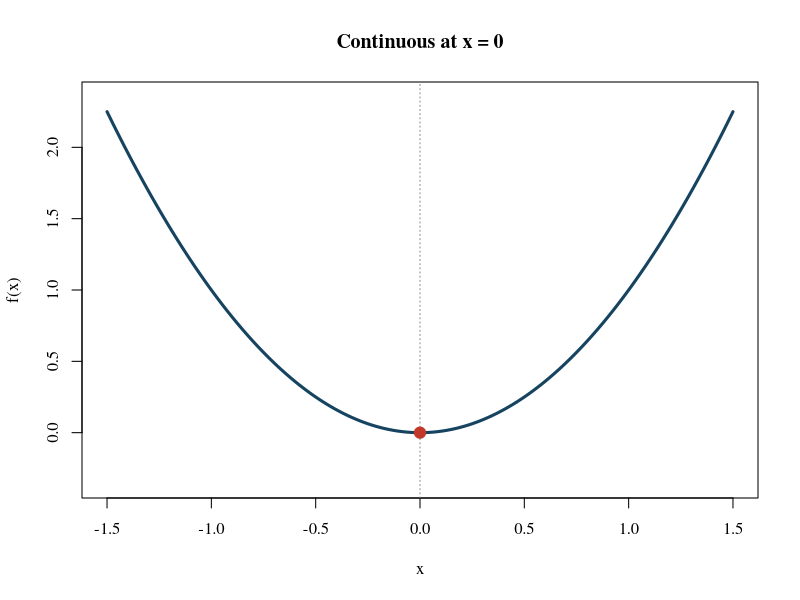
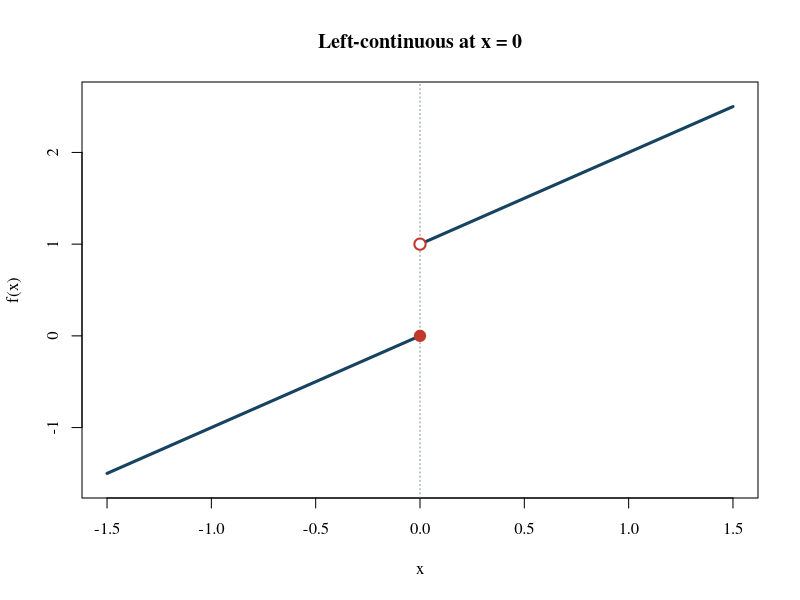
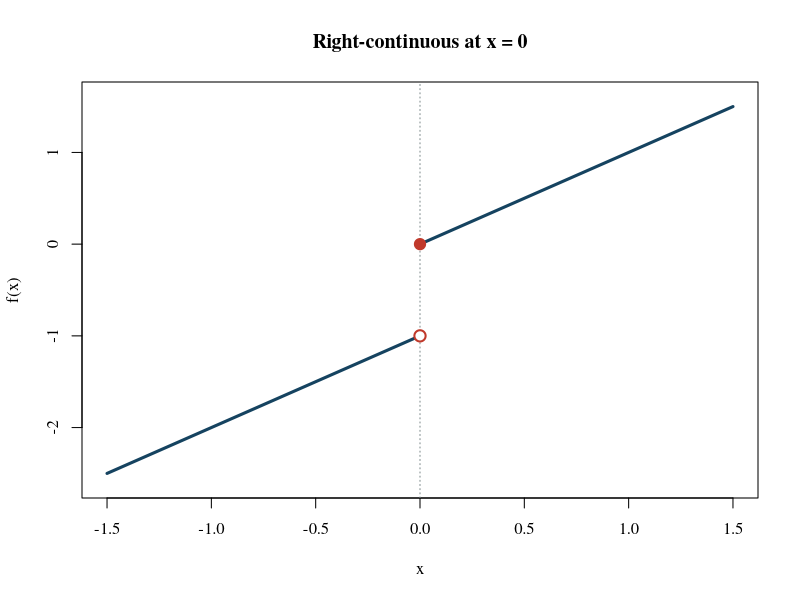
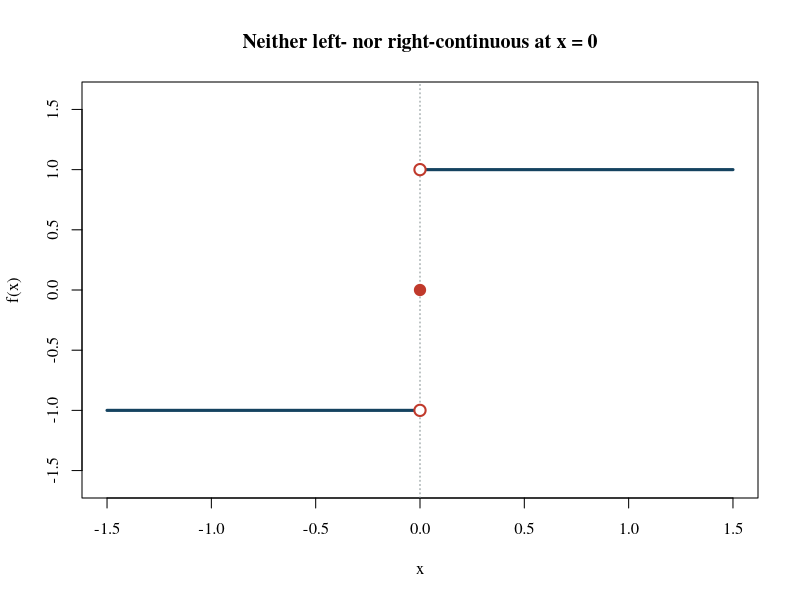
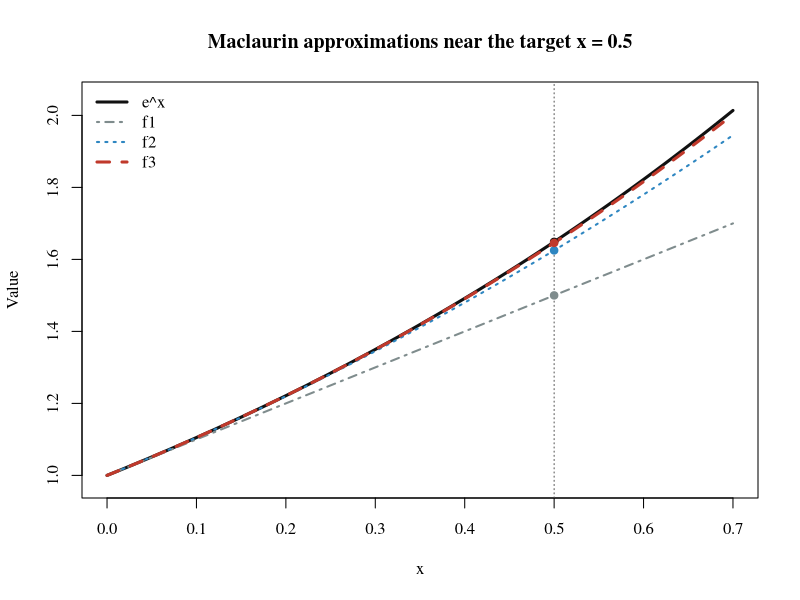
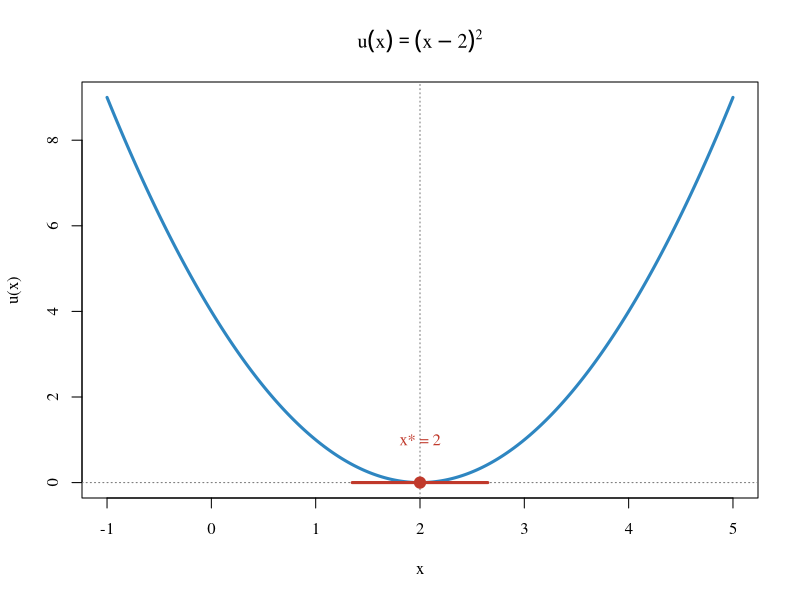
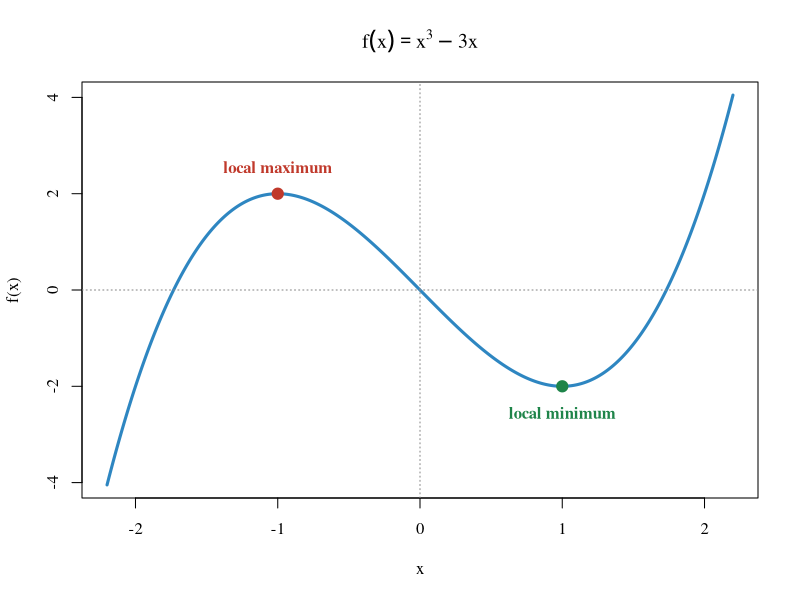
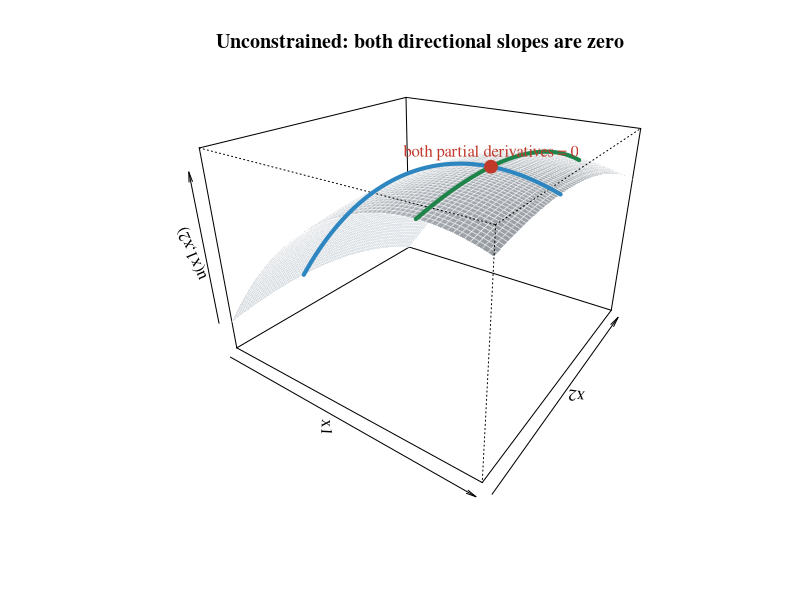

The R source for these figures, in order:
## ---- chunk 1
#| label: setup
#| include: false
set.seed(2026)
par(family = "serif")
## ---- chunk 2
#| label: plot-limit-continuous
#| fig-width: 6.2
#| fig-height: 4.5
#| out-width: "95%"
x <- seq(-1.5, 1.5, length.out = 300)
plot(x, x^2, type = "l", lwd = 3, col = "#154360",
     xlab = "x", ylab = "f(x)", ylim = c(-0.35, 2.35),
     main = "Continuous at x = 0")
abline(v = 0, lty = 3, col = "#7F8C8D")
points(0, 0, pch = 19, cex = 1.5, col = "#C0392B")
## ---- chunk 3
#| label: plot-limit-left-continuous
#| fig-width: 6.2
#| fig-height: 4.5
#| out-width: "95%"
x_left <- seq(-1.5, 0, length.out = 150)
x_right <- seq(0, 1.5, length.out = 150)
plot(NA, xlim = c(-1.5, 1.5), ylim = c(-1.6, 2.6),
     xlab = "x", ylab = "f(x)", main = "Left-continuous at x = 0")
abline(v = 0, lty = 3, col = "#7F8C8D")
lines(x_left, x_left, lwd = 3, col = "#154360")
lines(x_right, x_right + 1, lwd = 3, col = "#154360")
points(0, 0, pch = 19, cex = 1.5, col = "#C0392B")
points(0, 1, pch = 21, cex = 1.5, lwd = 2,
       col = "#C0392B", bg = "white")
## ---- chunk 4
#| label: plot-limit-right-continuous
#| fig-width: 6.2
#| fig-height: 4.5
#| out-width: "95%"
x_left <- seq(-1.5, 0, length.out = 150)
x_right <- seq(0, 1.5, length.out = 150)
plot(NA, xlim = c(-1.5, 1.5), ylim = c(-2.6, 1.6),
     xlab = "x", ylab = "f(x)", main = "Right-continuous at x = 0")
abline(v = 0, lty = 3, col = "#7F8C8D")
lines(x_left, x_left - 1, lwd = 3, col = "#154360")
lines(x_right, x_right, lwd = 3, col = "#154360")
points(0, -1, pch = 21, cex = 1.5, lwd = 2,
       col = "#C0392B", bg = "white")
points(0, 0, pch = 19, cex = 1.5, col = "#C0392B")
## ---- chunk 5
#| label: plot-limit-neither-continuous
#| fig-width: 6.2
#| fig-height: 4.5
#| out-width: "95%"
plot(NA, xlim = c(-1.5, 1.5), ylim = c(-1.6, 1.6),
     xlab = "x", ylab = "f(x)",
     main = "Neither left- nor right-continuous at x = 0")
abline(v = 0, lty = 3, col = "#7F8C8D")
segments(-1.5, -1, 0, -1, lwd = 3, col = "#154360")
segments(0, 1, 1.5, 1, lwd = 3, col = "#154360")
points(0, -1, pch = 21, cex = 1.5, lwd = 2,
       col = "#C0392B", bg = "white")
points(0, 1, pch = 21, cex = 1.5, lwd = 2,
       col = "#C0392B", bg = "white")
points(0, 0, pch = 19, cex = 1.5, col = "#C0392B")
## ---- chunk 6
#| label: plot-taylor-e05
#| fig-width: 9
#| fig-height: 4.8
#| out-width: "88%"
x <- seq(0, 0.7, length.out = 400)
f1 <- 1 + x
f2 <- f1 + x^2 / 2
f3 <- f2 + x^3 / 6
plot(x, exp(x), type = "l", lwd = 3, col = "#111111",
     xlim = c(0, 0.7), ylim = c(0.98, 2.05),
     xlab = "x", ylab = "Value",
     main = "Maclaurin approximations near the target x = 0.5")
lines(x, f1, lwd = 2, lty = 4, col = "#7F8C8D")
lines(x, f2, lwd = 2, lty = 3, col = "#2E86C1")
lines(x, f3, lwd = 3, lty = 2, col = "#C0392B")
abline(v = 0.5, lty = 3, col = "#555555")
points(rep(0.5, 4), c(exp(0.5), 1.5, 1.625,
       1 + 0.5 + 0.5^2/2 + 0.5^3/6), pch = 19,
       col = c("#111111", "#7F8C8D", "#2E86C1", "#C0392B"))
legend("topleft", c("e^x", "f1", "f2", "f3"),
       col = c("#111111", "#7F8C8D", "#2E86C1", "#C0392B"),
       lwd = c(3, 2, 2, 3), lty = c(1, 4, 3, 2), bty = "n")
## ---- chunk 7
#| label: plot-one-variable-optimization
#| echo: false
#| fig-align: center
#| fig-width: 5.0
#| fig-height: 4.5
#| out-width: "98%"
x <- seq(-1, 5, length.out = 400)
u <- (x - 2)^2
plot(x, u, type = "l", lwd = 3, col = "#2E86C1",
     xlab = "x", ylab = "u(x)",
     main = expression(u(x) == (x-2)^2))
abline(h = 0, lty = 3, col = "#777777")
abline(v = 2, lty = 3, col = "#777777")
segments(1.35, 0, 2.65, 0, lwd = 3, col = "#C0392B")
points(2, 0, pch = 19, cex = 1.5, col = "#C0392B")
text(2, 1.0, "x* = 2", col = "#C0392B")
## ---- chunk 8
#| label: plot-one-variable-exercise
#| echo: false
#| fig-align: center
#| fig-width: 9
#| fig-height: 5.8
#| out-width: "92%"
x <- seq(-2.2, 2.2, length.out = 500)
f <- x^3 - 3*x
plot(x, f, type = "l", lwd = 3, col = "#2E86C1",
     xlim = c(-2.2, 2.2), ylim = c(-4, 4),
     xlab = "x", ylab = "f(x)",
     main = expression(f(x) == x^3 - 3*x))
abline(h = 0, v = 0, lty = 3, col = "#888888")
points(c(-1, 1), c(2, -2), pch = 19, cex = 1.5,
       col = c("#C0392B", "#1E8449"))
text(-1, 2.55, "local maximum", col = "#C0392B", font = 2)
text(1, -2.55, "local minimum", col = "#1E8449", font = 2)
## ---- chunk 9
#| label: plot-unconstrained-3d
#| fig-width: 9
#| fig-height: 5.1
#| out-width: "86%"
x1 <- seq(0, 5, length.out = 70)
x2 <- seq(0, 3, length.out = 70)
u <- function(x1, x2) 8*x1 + 2*x2 - x1^2 - x2^2
z <- outer(x1, x2, u)
pmat <- persp(x1, x2, z, theta = 35, phi = 25, expand = 0.72,
              col = "#D9E1E8", border = "#FFFFFF75", shade = 0.32,
              xlab = "x1", ylab = "x2", zlab = "u(x1,x2)",
              main = "Unconstrained: both directional slopes are zero")
x1_path <- seq(0, 5, length.out = 200)
path1 <- trans3d(x1_path, rep(1, 200), u(x1_path, 1), pmat)
lines(path1, lwd = 4, col = "#2E86C1")
x2_path <- seq(0, 3, length.out = 200)
path2 <- trans3d(rep(4, 200), x2_path, u(4, x2_path), pmat)
lines(path2, lwd = 4, col = "#1E8449")
p <- trans3d(4, 1, u(4, 1), pmat)
points(p, pch = 19, cex = 1.7, col = "#C0392B")
text(p$x, p$y, "both partial derivatives = 0", pos = 3,
     col = "#C0392B")
## ---- chunk 10
#| label: plot-equality-3d
#| fig-width: 9
#| fig-height: 5.1
#| out-width: "86%"
x1 <- seq(0, 5, length.out = 70)
x2 <- seq(0, 3, length.out = 70)
u <- function(x1, x2) 8*x1 + 2*x2 - x1^2 - x2^2
z <- outer(x1, x2, u)
pmat <- persp(x1, x2, z, theta = 35, phi = 25, expand = 0.72,
              col = "#D9E1E8", border = "#FFFFFF70", shade = 0.3,
              xlab = "x1", ylab = "x2", zlab = "u(x1,x2)",
              main = "Constrained: maximize on the plane p1*x1 + p2*x2 = w")
zlim <- range(z)
plane <- trans3d(c(1, 4, 4, 1), c(3, 0, 0, 3),
                 c(zlim[1], zlim[1], zlim[2], zlim[2]), pmat)
polygon(plane$x, plane$y, col = adjustcolor("#F4D03F", alpha.f = 0.24),
        border = "#B7950B", lwd = 2)
x1_curve <- seq(1, 4, length.out = 200)
x2_curve <- 4 - x1_curve
curve3d <- trans3d(x1_curve, x2_curve, u(x1_curve, x2_curve), pmat)
lines(curve3d, lwd = 5, col = "#2E86C1")
p <- trans3d(3.5, 0.5, u(3.5, 0.5), pmat)
points(p, pch = 19, cex = 1.7, col = "#C0392B")
text(p$x, p$y, "highest feasible point", pos = 3, col = "#C0392B")
